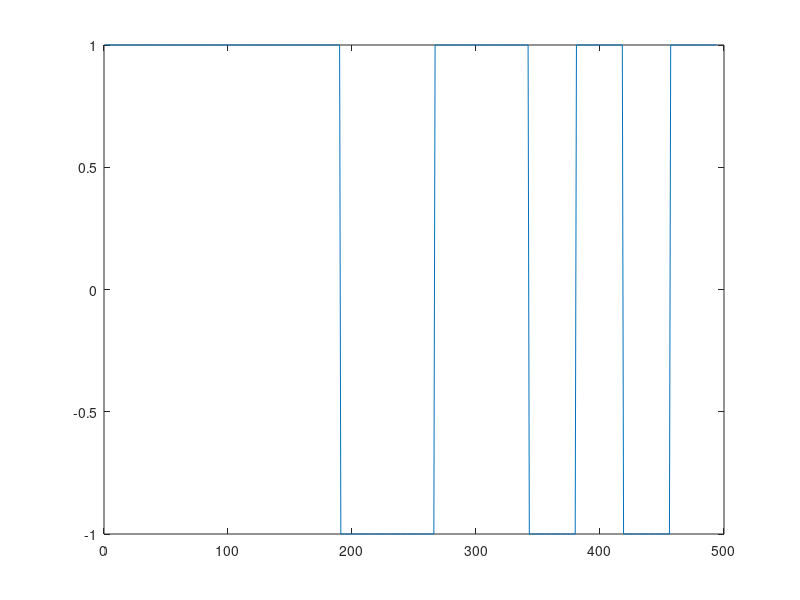

This chart was generated by the following MATLAB code:
fs = 1e6
T = 494e-6
t = 0:1/fs:T; 

y = [1 1 1 1 1 -1 -1 1 1 -1 1 -1 1];

barker = zeros(1, 494);

for m = 0:12
    for n = 1:38
        barker(m*38+n) = y(m+1);
    end
end

plot(barker)
        
audiowrite('./barker.wav', barker, fs);